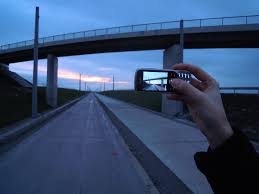
#> input picture exam2/image.png, 259 x 194 px
$ python image.py
#> lines starting #> are read from the running program, lines starting #| are printed output that depends on the picture
from PIL import Image , ImageFilter

img = Image.open("image.png")
#> img is the input picture: PIL image 259x194 RGB; mean R, G, B 56.4, 78.5, 113.2
img.show()

#grey scale

img_grey = img.convert("L")
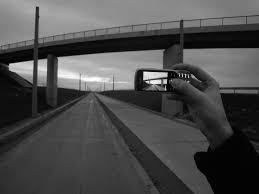
#> img_grey: PIL image 259x194 L; min 0, max 255, mean 75.8
img_grey.save("bw_img.png")
img_grey.show()

# rotate

img_rotate = img.rotate(90)
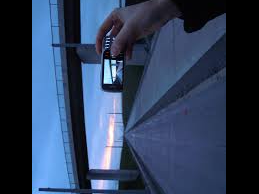
#> img_rotate: PIL image 259x194 RGB; mean R, G, B 46.5, 63, 90.5
img_rotate.save("rotated.png")
img_rotate.show()

#blurr

img_blur = img.filter(ImageFilter.BLUR)
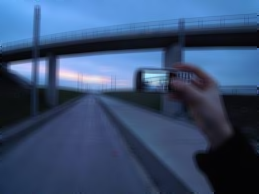
#> img_blur: PIL image 259x194 RGB; mean R, G, B 56.4, 78.5, 113.2
img_blur.save("blur.png")
img_blur.show()
